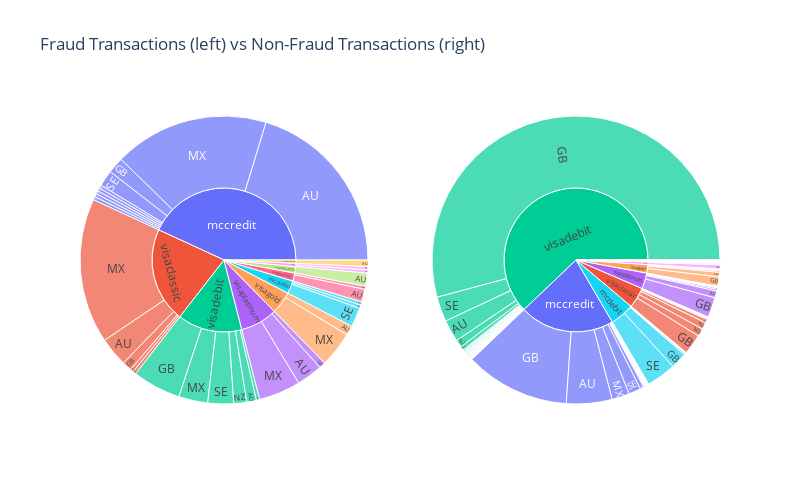

Notebook source saved alongside this figure:
### Markdown cell above
#### Card type with shopper country plots
Below, we plot the card variant and the shopper country code using sunburst plots.
As can be seen, the most popular card for fraudulent transactions is the mccredit, versus the
visadebit for the non-fraudulent ones. 
Moreover, most of the shoppers from the mccredit category are from Australia and Mexico in the fraud dataset,
whereas in the non-fraud dataset they are from Great Britain.
Therefore, we can conclude that both of these features can prove useful when discriminating between the classes.

### Code cell
from plotly.subplots import make_subplots
sp1 =px.sunburst(df_fraud, path=['txvariantcode', "shoppercountrycode"])
sp2 = px.sunburst(df_non_fraud, path=['txvariantcode', "shoppercountrycode"])

fig = make_subplots(rows=1, cols=2, specs=[
    [{"type": "sunburst"}, {"type": "sunburst"}]
])
fig.add_trace(sp1.data[0], row=1, col=1)
fig.add_trace(sp2.data[0], row=1, col=2)
fig.update_layout(height=500, width=800, title_text="Fraud Transactions (left) vs Non-Fraud Transactions (right)")
fig.show()

### Figure 1 — Plotly figure (JSON) as saved in the notebook; plotly's stock layout.template omitted (floating-point values rounded to 4 significant figures; data arrays with more than 128 entries replaced by an {"elided": "..."} marker saying what was removed)
{"data": [{"branchvalues": "total", "domain": {"x": [0, 0.45], "y": [0, 1]}, "hovertemplate": "labels=%{label}<br>count=%{value}<br>parent=%{parent}<br>id=%{id}<extra></extra>", "ids": ["mccredit/AU", "visa/AU", "visabusiness/AU", "visaclassic/AU", "visadebit/AU", "visagold/AU", "visaplatinum/AU", "visapurchasing/AU", "visasignature/AU", "mccredit/BG", "visa/BR", "mccredit/DE", "mccredit/GB", "mcdebit/GB", "visaclassic/GB", "visadebit/GB", "visaplatinum/GB", "mccredit/MX", "mcdebit/MX", "visabusiness/MX", "visaclassic/MX", "visadebit/MX", "visagold/MX", "visaplatinum/MX", "mccredit/NG", "mccredit/NO", "visaclassic/NZ", "visadebit/NZ", "mccredit/SE", "mcdebit/SE", "visaclassic/SE", "visadebit/SE", "visadebit/TH", "mccredit/US", "mccredit", "mcdebit", "visa", "visabusiness", "visaclassic", "visadebit", "visagold", "visaplatinum", "visapurchasing", "visasignature"], "labels": ["AU", "AU", "AU", "AU", "AU", "AU", "AU", "AU", "AU", "BG", "BR", "DE", "GB", "GB", "GB", "GB", "GB", "MX", "MX", "MX", "MX", "MX", "MX", "MX", "NG", "NO", "NZ", "NZ", "SE", "SE", "SE", "SE", "TH", "US", "mccredit", "mcdebit", "visa", "visabusiness", "visaclassic", "visadebit", "visagold", "visaplatinum", "visapurchasing", "visasignature"], "name": "", "parents": ["mccredit", "visa", "visabusiness", "visaclassic", "visadebit", "visagold", "visaplatinum", "visapurchasing", "visasignature", "mccredit", "visa", "mccredit", "mccredit", "mcdebit", "visaclassic", "visadebit", "visaplatinum", "mccredit", "mcdebit", "visabusiness", "visaclassic", "visadebit", "visagold", "visaplatinum", "mccredit", "mccredit", "visaclassic", "visadebit", "mccredit", "mcdebit", "visaclassic", "visadebit", "visadebit", "mccredit", "", "", "", "", "", "", "", "", "", ""], "type": "sunburst", "values": [56, 1, 4, 9, 3, 3, 8, 2, 4, 1, 1, 1, 5, 1, 3, 15, 2, 48, 1, 1, 45, 9, 11, 13, 1, 1, 1, 4, 5, 6, 1, 8, 1, 1, 119, 8, 2, 5, 59, 40, 14, 23, 2, 4]}, {"branchvalues": "total", "domain": {"x": [0.55, 1], "y": [0, 1]}, "hovertemplate": "labels=%{label}<br>count=%{value}<br>parent=%{parent}<br>id=%{id}<extra></extra>", "ids": {"elided": "539 str values"}, "labels": {"elided": "539 str values"}, "name": "", "parents": {"elided": "539 str values"}, "type": "sunburst", "values": {"elided": "539 int values"}}], "layout": {"height": 500, "title": {"text": "Fraud Transactions (left) vs Non-Fraud Transactions (right)"}, "width": 800}}
